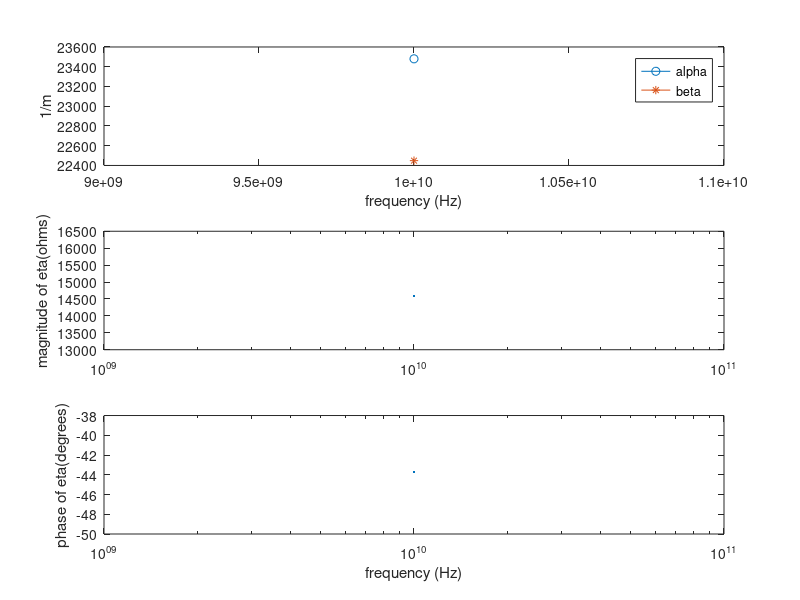

The MATLAB script that drew this image:
%% Eric Morse ECE341 P6.6
ur = 600;
uo = pi*4e-7;
sigma = 0.1;
er = 4;
eo = 8.854e-12;
for i=1:10
    for k=1:10
        mo = (k+10)*(i-1);
        f = k*10^(i-1);
        w = 2*pi*f;
        A = i*(w*ur*uo);
        B = complex(sigma, w*er*eo);
        gamma = sqrt(A*B);
        alpha = real(gamma);
        beta = imag(gamma);
        eta = sqrt(A/B);
        meta = abs(eta);
        aeta = 180*angle(eta)/pi;
    end
end
subplot(3,1,1)
plot(f,alpha,'-o',f,beta,'-*');
xlabel('frequency (Hz)');
ylabel('1/m');
legend('alpha','beta');
subplot(3,1,2)
semilogx(f,meta)
ylabel('magnitude of eta(ohms)');
subplot(3,1,3)
semilogx(f,aeta)
ylabel('phase of eta(degrees)');
xlabel('frequency (Hz)');

        
        
        
        
        
